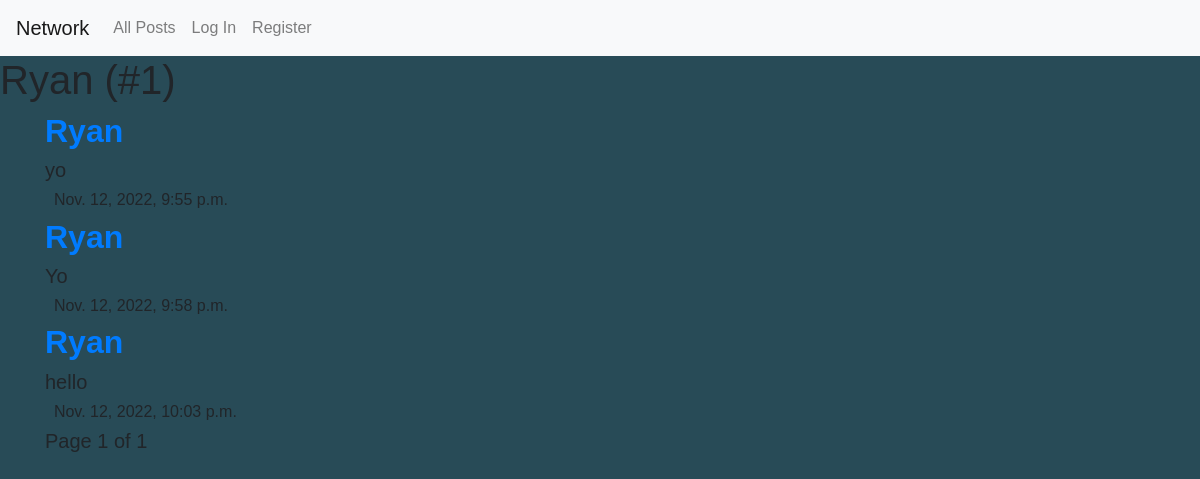
The app's page /profile/1 with its own data.
### network/models.py (models this page shows, shortened)
class User(AbstractUser):
    pass

class Post(models.Model):
    content = models.CharField(max_length=1000)
    time = models.DateTimeField(default=timezone.now)
    owner = models.ForeignKey('User', on_delete=models.CASCADE, related_name="post_profile")
    sentiment = models.IntegerField()

### network/views.py (the view)
# urls.py: path("profile/<int:profile_id>", views.profile, name="profile"),
def profile(request, profile_id):
    profile = Profile.objects.get(user=profile_id)
    userpost = Post.objects.filter(owner=profile_id)
    paginator = Paginator(userpost, 10)
    page_number = request.GET.get('page')
    page_obj = paginator.get_page(page_number)
    return render(request, "network/profile.html",{
        "posts" : page_obj,
        "profile": profile,
        "userName": profile.user.username,
        "id": profile_id,
    })

### network/templates/network/profile.html (shortened to what this page needs)
{% extends "network/layout.html" %}
{% load static %}
{% block body %}
    <div class="form">
        <h1>{{ userName }} (#{{ id }})</h1>
    </div>
    {% for post in posts %}
        <div class="container">
            <a href="{% url 'profile' post.owner.id %}"><h2 class="profile_{{post.owner.id}}" data-profile="{{post.owner.id}}" style="font-weight: bold;" >{{ post.owner }}</h2></a>
            <h5>{{ post.content }}</h5>
            <h6>&nbsp; {{ post.time }}</h6>
        </div>
    {% endfor %}
<h5 class="container" style="border-style: hidden;">
    Page {{ posts.number }} of {{ posts.paginator.num_pages }}
</h5>
{% endblock %}

### network/static/network/styles.css (style rules this page uses)
* { padding: 0; margin: 0; font-family: sans-serif; }
body { background-color: rgb(40, 75, 87); }
::placeholder { color: black; }

### records on screen
User: username "Ryan"
Post: owner "Ryan", content "yo", time "Nov. 12, 2022, 9:55 p.m."
Post: owner "Ryan", content "Yo", time "Nov. 12, 2022, 9:58 p.m."
Post: owner "Ryan", content "hello", time "Nov. 12, 2022, 10:03 p.m."

### other values on screen
{{ id }} "1"
{{ posts.number }} "1"
{{ posts.paginator.num_pages }} "1"
